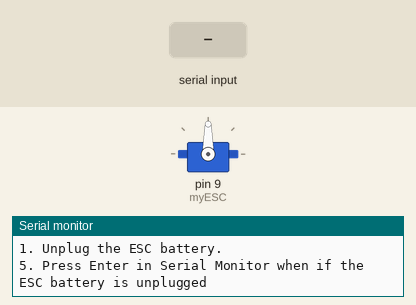
A sketch run on a simulated Arduino Uno, built with avr-gcc and run on an emulated ATmega328P. Parts: servo, the last lines printed to the serial monitor. Inputs (shaded band) come from the test bench.

Above: at 0.9 s.
1.0 s: "90,45\n" received over Serial
At 1.1 s:
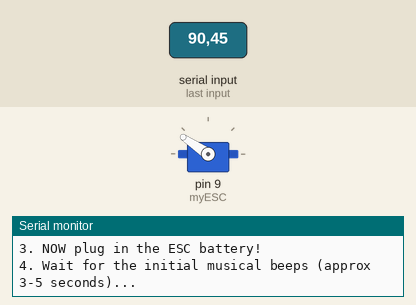
At 1.6 s:
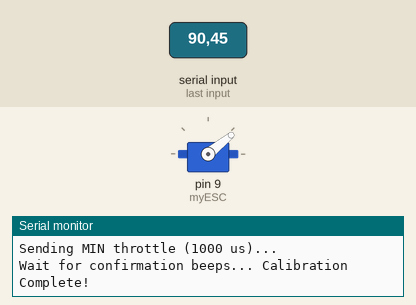
2.6 s: "30,150\n" received over Serial
At 4.8 s:
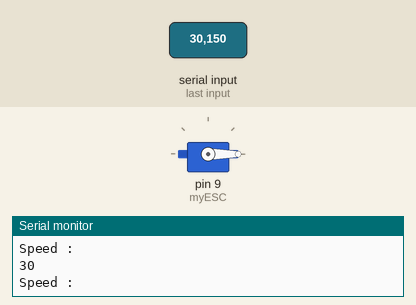
Timing chart, 0 to 6.3 s (numbered marks = the images above; inputs shaded):
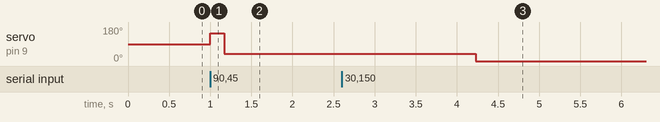

Measured:
- after the input at 1.0 s, servo on pin 9 (myESC): 90° → 146° at once, → 39° 0.17 s later
- after the input at 2.6 s, servo on pin 9 (myESC): 39° → 0° after 1.6 s

The sketch:

setup_and_control.ino
```cpp
#include <Servo.h>

Servo myESC;

void setup() {
  Serial.begin(9600);
  myESC.attach(9);

  Serial.println("--- ESC Calibration ---");
  Serial.println("1. Unplug the ESC battery.");
  Serial.println("5. Press Enter in Serial Monitor when if the ESC battery is unplugged");
  while (Serial.available() == 0) {} // Wait for user to press Enter
  while (Serial.available() > 0) { Serial.read(); } // Clear buffer

  Serial.println("2. Sending MAX throttle (2000 us)...");
  myESC.writeMicroseconds(2050);

  Serial.println("3. NOW plug in the ESC battery!");
  Serial.println("4. Wait for the initial musical beeps (approx 3-5 seconds)...");
  Serial.println("5. Press Enter in Serial Monitor when you hear the beeps.");

  while (Serial.available() == 0) {} // Wait for user to press Enter
  while (Serial.available() > 0) { Serial.read(); } // Clear buffer

  Serial.println("Sending MIN throttle (1000 us)...");
//  delay(5000);
  myESC.writeMicroseconds(942);

  Serial.println("Wait for confirmation beeps... Calibration Complete!");
  delay(3000);
}

void loop() {

  Serial.println("Speed : ");
  while (Serial.available() == 0) {}

  int speed = Serial.parseInt();

  while (Serial.available() > 0) {
    Serial.read();

  }

  myESC.writeMicroseconds(speed);
  Serial.println(speed);

  delay(500);
}
```
